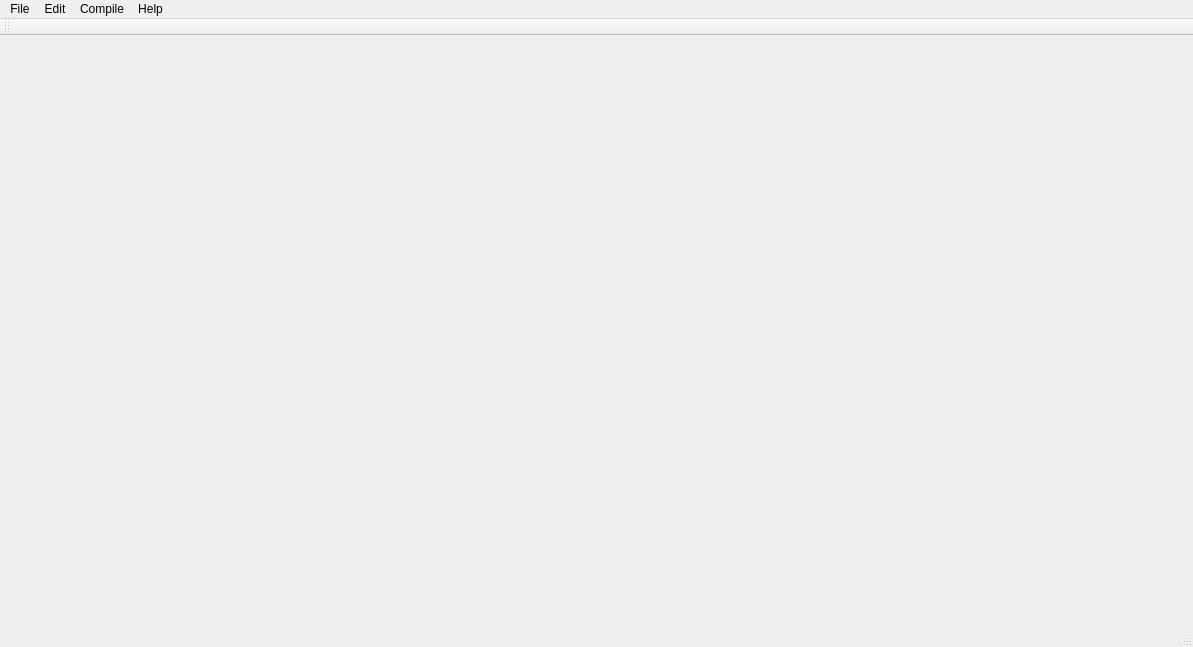
<?xml version="1.0" encoding="UTF-8"?>
<ui version="4.0">
 <class>MainWindow</class>
 <widget class="QMainWindow" name="MainWindow">
  <property name="geometry">
   <rect>
    <x>0</x>
    <y>0</y>
    <width>1193</width>
    <height>647</height>
   </rect>
  </property>
  <property name="windowTitle">
   <string>MainWindow</string>
  </property>
  <widget class="QWidget" name="centralWidget"/>
  <widget class="QMenuBar" name="menuBar">
   <property name="geometry">
    <rect>
     <x>0</x>
     <y>0</y>
     <width>1193</width>
     <height>26</height>
    </rect>
   </property>
   <widget class="QMenu" name="menuFile">
    <property name="title">
     <string>File</string>
    </property>
    <addaction name="actionCreate"/>
    <addaction name="actionOpen"/>
    <addaction name="actionSave"/>
    <addaction name="actionSave_As"/>
    <addaction name="actionClose"/>
   </widget>
   <widget class="QMenu" name="menuEdit">
    <property name="title">
     <string>Edit</string>
    </property>
    <addaction name="actionCopy"/>
    <addaction name="actionCut"/>
    <addaction name="actionPaste"/>
    <addaction name="actionSelect_All"/>
    <addaction name="actionAnnotation"/>
    <addaction name="actionUnannotation"/>
   </widget>
   <widget class="QMenu" name="menuCompile">
    <property name="title">
     <string>Compile</string>
    </property>
    <addaction name="actionRun"/>
    <addaction name="actionCompile"/>
    <addaction name="actionRun_Compile"/>
    <addaction name="actionStop"/>
   </widget>
   <widget class="QMenu" name="menuHElp">
    <property name="title">
     <string>Help</string>
    </property>
    <addaction name="actionAbout_Base_C"/>
    <addaction name="actionMotto_of_the_day"/>
    <addaction name="actionAbout_us"/>
   </widget>
   <addaction name="menuFile"/>
   <addaction name="menuEdit"/>
   <addaction name="menuCompile"/>
   <addaction name="menuHElp"/>
  </widget>
  <widget class="QToolBar" name="mainToolBar">
   <attribute name="toolBarArea">
    <enum>TopToolBarArea</enum>
   </attribute>
   <attribute name="toolBarBreak">
    <bool>false</bool>
   </attribute>
  </widget>
  <widget class="QStatusBar" name="statusBar"/>
  <action name="actionCreate">
   <property name="text">
    <string>Create</string>
   </property>
  </action>
  <action name="actionOpen">
   <property name="text">
    <string>Open</string>
   </property>
  </action>
  <action name="actionSave">
   <property name="text">
    <string>Save</string>
   </property>
  </action>
  <action name="actionSave_As">
   <property name="text">
    <string>Save As</string>
   </property>
  </action>
  <action name="actionClose">
   <property name="text">
    <string>Close</string>
   </property>
  </action>
  <action name="actionCopy">
   <property name="text">
    <string>Copy</string>
   </property>
  </action>
  <action name="actionCut">
   <property name="text">
    <string>Cut</string>
   </property>
  </action>
  <action name="actionPaste">
   <property name="text">
    <string>Paste</string>
   </property>
  </action>
  <action name="actionSelect_All">
   <property name="text">
    <string>Select All</string>
   </property>
  </action>
  <action name="actionAnnotation">
   <property name="text">
    <string>Annotation</string>
   </property>
  </action>
  <action name="actionUnannotation">
   <property name="text">
    <string>Unannotation</string>
   </property>
  </action>
  <action name="actionRun">
   <property name="text">
    <string>Run</string>
   </property>
  </action>
  <action name="actionCompile">
   <property name="text">
    <string>Compile</string>
   </property>
  </action>
  <action name="actionRun_Compile">
   <property name="text">
    <string>Run&amp;&amp;Compile</string>
   </property>
  </action>
  <action name="actionStop">
   <property name="text">
    <string>Stop</string>
   </property>
  </action>
  <action name="actionAbout_Base_C">
   <property name="text">
    <string>About Base-C</string>
   </property>
  </action>
  <action name="actionMotto_of_the_day">
   <property name="text">
    <string>Motto of the day</string>
   </property>
  </action>
  <action name="actionAbout_us">
   <property name="text">
    <string>About us</string>
   </property>
  </action>
 </widget>
 <layoutdefault spacing="6" margin="11"/>
 <resources/>
 <connections/>
</ui>
